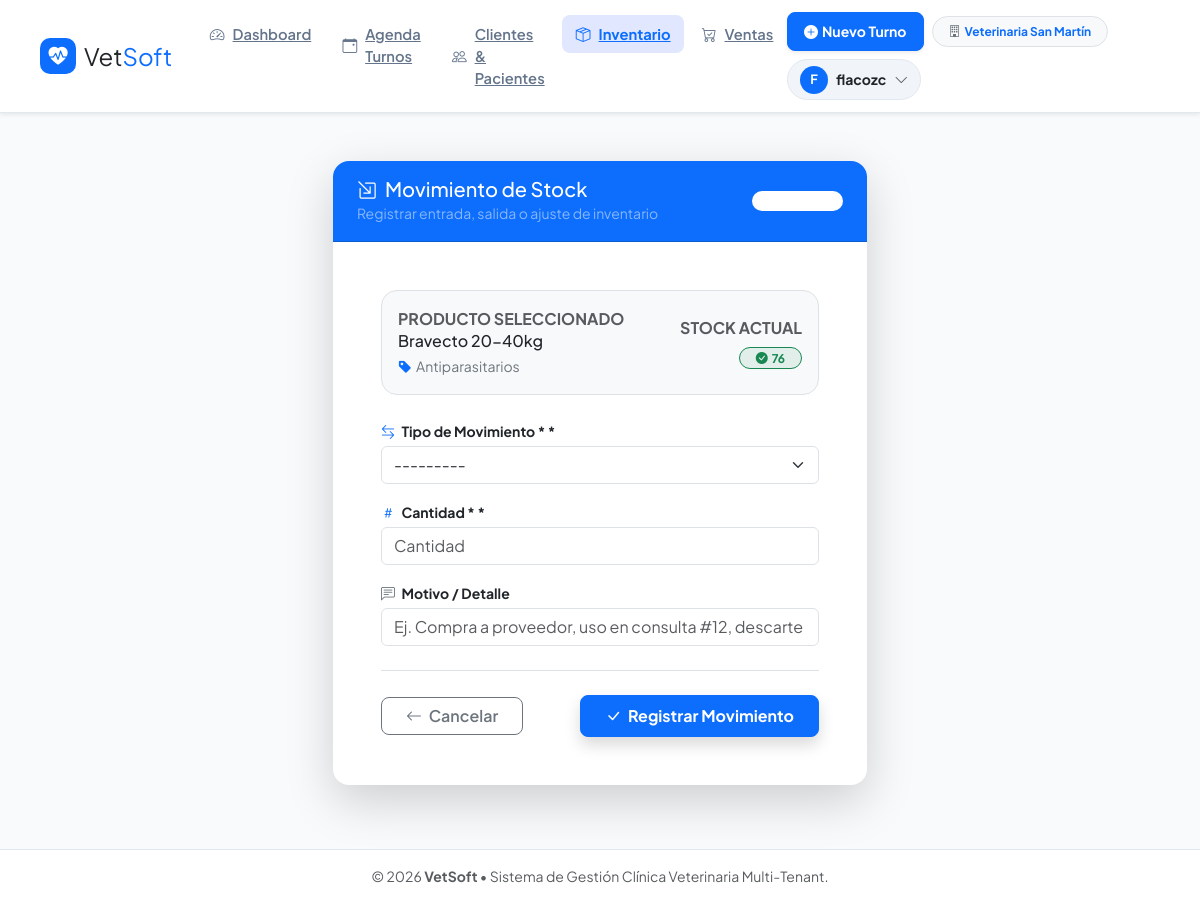
The page /inventario/2/movimiento/ (signed in) on the database its author committed.
### apps/usuarios/models.py (models this page shows, shortened)
class Veterinaria(models.Model):
    nombre = models.CharField(max_length=150, verbose_name="Nombre de la Veterinaria / Clínica")
    cuit_rif = models.CharField(max_length=20, blank=True, null=True, verbose_name="CUIT / ID Fiscal")
    telefono = models.CharField(max_length=30, blank=True, null=True)
    direccion = models.TextField(blank=True, null=True)
    email_contacto = models.EmailField(blank=True, null=True)
    logo = models.ImageField(upload_to='logos_veterinarias/', blank=True, null=True, verbose_name="Logo Institucional")
    creado = models.DateTimeField(auto_now_add=True)
    activo = models.BooleanField(default=True)
    class Meta:
        verbose_name = "Veterinaria"
        verbose_name_plural = "Veterinarias"

### apps/inventario/models.py (models this page shows, shortened)
class Producto(models.Model):
    TIPO_CHOICES = [
        ('MEDICAMENTO', 'Medicamento / Fármaco'),
        ('VACUNA', 'Vacuna'),
        ('ALIMENTO', 'Alimento / Nutrición'),
        ('DESCARTABLE', 'Material Descartable'),
        ('OTRO', 'Otro insumo'),
    ]
    veterinaria = models.ForeignKey(
        Veterinaria,
        on_delete=models.CASCADE,
        related_name='productos',
        verbose_name="Veterinaria"
    )
    nombre = models.CharField(max_length=150, verbose_name="Nombre del Producto")
    categoria = models.ForeignKey(
        Categoria,
        on_delete=models.SET_NULL,
        null=True,
        blank=True,
        related_name='productos',
        verbose_name="Categoría"
    )
    tipo = models.CharField(max_length=20, choices=TIPO_CHOICES, default='MEDICAMENTO', verbose_name="Tipo de Insumo")
    codigo_barras = models.CharField(max_length=50, blank=True, null=True, verbose_name="Código de Barras")
    stock_actual = models.IntegerField(default=0, validators=[MinValueValidator(0)], verbose_name="Stock Actual")
    stock_minimo = models.IntegerField(default=5, validators=[MinValueValidator(0)], verbose_name="Stock Mínimo Alerta")
    precio_costo = models.DecimalField(max_digits=10, decimal_places=2, default=0.00, verbose_name="Precio de Costo")
    precio_venta = models.DecimalField(max_digits=10, decimal_places=2, default=0.00, verbose_name="Precio de Venta")
    fecha_vencimiento = models.DateField(blank=True, null=True, verbose_name="Fecha de Vencimiento")
    creado_el = models.DateTimeField(auto_now_add=True)
    actualizado_el = models.DateTimeField(auto_now=True)
    class Meta:
        verbose_name = "Producto / Insumo"
        verbose_name_plural = "Productos e Insumos"
        ordering = ['nombre']
    @property
    def bajo_stock(self):
        return self.stock_actual <= self.stock_minimo

class Categoria(models.Model):
    veterinaria = models.ForeignKey(
        Veterinaria,
        on_delete=models.CASCADE,
        related_name='categorias_inventario',
        null=True,
        blank=True,
        verbose_name="Veterinaria",
        help_text="Si se deja en blanco, la categoría será global para todas las veterinarias."
    )
    nombre = models.CharField(max_length=100, verbose_name="Nombre de Categoría")
    descripcion = models.TextField(blank=True, null=True, verbose_name="Descripción")
    class Meta:
        verbose_name = "Categoría"
        verbose_name_plural = "Categorías"
        ordering = ['nombre']
        unique_together = [['veterinaria', 'nombre']]

### apps/inventario/views.py (the view)
# urls.py: path('<int:producto_id>/movimiento/', views.registrar_movimiento, name='registrar_movimiento'),
@login_required
def registrar_movimiento(request, producto_id):
    vet = _get_veterinaria(request)
    if request.user.is_superuser and not vet:
        producto = get_object_or_404(Producto, pk=producto_id)
    else:
        producto = get_object_or_404(Producto, pk=producto_id, veterinaria=vet)
    if request.method == 'POST':
        form = MovimientoStockForm(request.POST)
        if form.is_valid():
            movimiento = form.save(commit=False)
            movimiento.producto = producto
            movimiento.save()
            messages.success(request, f"Movimiento de stock registrado para '{producto.nombre}'. Nuevo stock: {producto.stock_actual}.")
            return redirect('inventario:lista_productos')
        else:
            print("\n" + "="*50)
            print("❌ ERRORES DE VALIDACIÓN EN MOVIMIENTOFORM:")
            print(form.errors)
            print("="*50 + "\n")
            messages.error(request, "No se pudo registrar el movimiento. Revisa los campos.")
    else:
        form = MovimientoStockForm()
    return render(request, 'inventario/form_movimiento.html', {
        'form': form,
        'producto': producto
    })

### apps/inventario/forms.py
class MovimientoStockForm(forms.ModelForm):
    class Meta:
        model = MovimientoStock
        fields = ['tipo', 'cantidad', 'motivo']
        widgets = {
            'tipo': forms.Select(attrs={'class': 'form-select'}),
            'cantidad': forms.NumberInput(attrs={'class': 'form-control', 'min': '1', 'placeholder': 'Cantidad'}),
            'motivo': forms.TextInput(attrs={'class': 'form-control', 'placeholder': 'Ej. Compra a proveedor, uso en consulta #12, descarte'}),
        }
    def __init__(self, *args, **kwargs):
        super().__init__(*args, **kwargs)
        self.fields['tipo'].label = "Tipo de Movimiento *"
        self.fields['cantidad'].label = "Cantidad *"
        self.fields['motivo'].label = "Motivo / Detalle"

### apps/inventario/views.py (called while the page is built, shortened)
def _get_veterinaria(request):
    if hasattr(request, 'veterinaria') and request.veterinaria:
        return request.veterinaria

### templates/inventario/form_movimiento.html (shortened to what this page needs)
{% extends 'base.html' %}
{% block content %}
<div class="container py-4">
    <div class="row justify-content-center">
        <div class="col-md-7 col-lg-6">
            <div class="card border-0 shadow-lg rounded-4 overflow-hidden">
                <div class="card-header bg-primary text-white py-3 px-4 d-flex justify-content-between align-items-center">
                    <div>
                        <h4 class="fw-extrabold mb-0 fs-5 d-flex align-items-center gap-2">
                            <i class="bi bi-box-arrow-in-down-right"></i> Movimiento de Stock
                        </h4>
                        <small class="text-white-50">Registrar entrada, salida o ajuste de inventario</small>
                    </div>
                    <span class="badge bg-white bg-opacity-20 text-white small px-3 py-1.5 rounded-pill">Inventario</span>
                </div>
                <div class="card-body p-4 p-md-5">
                    <div class="p-3 bg-light rounded-4 mb-4 border">
                        <div class="d-flex justify-content-between align-items-center">
                            <div>
                                <span class="extra-small text-muted fw-bold text-uppercase tracking-wider d-block">Producto seleccionado</span>
                                <h6 class="fw-extrabold mb-1 text-dark fs-6">{{ producto.nombre }}</h6>
                                <span class="text-secondary small">
                                    <i class="bi bi-tag-fill text-primary me-1"></i>{{ producto.categoria.nombre|default:"Sin Categoría" }}
                                </span>
                            </div>
                            <div class="text-end">
                                <span class="d-block text-muted extra-small fw-bold text-uppercase mb-1">Stock Actual</span>
                                {% if producto.bajo_stock %}
                                    <span class="badge bg-danger bg-opacity-10 text-danger border border-danger border-opacity-20 px-3 py-1.5 rounded-pill fw-bold">
                                        <i class="bi bi-exclamation-triangle-fill me-1"></i>{{ producto.stock_actual }} (Bajo)
                                    </span>
                                {% else %}
                                    <span class="badge bg-success bg-opacity-10 text-success border border-success border-opacity-20 px-3 py-1.5 rounded-pill fw-bold">
                                        <i class="bi bi-check-circle-fill me-1"></i>{{ producto.stock_actual }}
                                    </span>
                                {% endif %}
                            </div>
                        </div>
                    </div>
                    <form method="post" novalidate>
                        <div class="mb-3">
                            <label for="{{ form.tipo.id_for_label }}" class="form-label fw-bold text-dark small mb-1">
                                <i class="bi bi-arrow-left-right text-primary me-1"></i> {{ form.tipo.label }} *
                            </label>
                            {{ form.tipo }}
                        </div>
                        <div class="mb-3">
                            <label for="{{ form.cantidad.id_for_label }}" class="form-label fw-bold text-dark small mb-1">
                                <i class="bi bi-hash text-primary me-1"></i> {{ form.cantidad.label }} *
                            </label>
                            {{ form.cantidad }}
                        </div>
                        <div class="mb-4">
                            <label for="{{ form.motivo.id_for_label }}" class="form-label fw-bold text-dark small mb-1">
                                <i class="bi bi-chat-left-text text-secondary me-1"></i> {{ form.motivo.label }}
                            </label>
                            {{ form.motivo }}
                        </div>
                        <div class="d-flex justify-content-between align-items-center pt-4 border-top mt-4">
                            <a href="{% url 'inventario:lista_productos' %}" class="btn btn-outline-secondary px-4 fw-semibold rounded-3">
                                <i class="bi bi-arrow-left me-1"></i> Cancelar
                            </a>
                            <button type="submit" class="btn btn-primary fw-bold px-4 py-2 rounded-3 shadow">
                                <i class="bi bi-check-lg me-1"></i> Registrar Movimiento
                            </button>
                        </div>
                    </form>
                </div>
            </div>
        </div>
    </div>
</div>
{% endblock %}

### templates/base.html (shortened to what this page needs)
<!DOCTYPE html>
<html lang="es">
<head>
    <link href="https://cdn.jsdelivr.net/npm/bootstrap@5.3.2/dist/css/bootstrap.min.css" rel="stylesheet">
    <link rel="stylesheet" href="https://cdn.jsdelivr.net/npm/bootstrap-icons@1.11.1/font/bootstrap-icons.css">
</head>
<body>
    <nav class="navbar navbar-expand-lg navbar-main sticky-top shadow-sm">
        <div class="container-fluid px-3 px-lg-4">
            <a class="navbar-brand fw-extrabold text-dark d-flex align-items-center gap-2 me-4" href="{% url 'dashboard:index' %}">
                <div class="navbar-brand-logo">
                    <i class="bi bi-heart-pulse-fill"></i>
                </div>
                <span class="fs-4">Vet<span class="text-primary">Soft</span></span>
            </a>
            <div class="collapse navbar-collapse" id="navbarNav">
                <ul class="navbar-nav me-auto mb-2 mb-lg-0 gap-1">
                    <li class="nav-item">
                        <a class="nav-link-custom {% if request.resolver_match.app_name == 'dashboard' %}active{% endif %}" href="{% url 'dashboard:index' %}">
                            <i class="bi bi-speedometer2"></i> Dashboard
                        </a>
                    </li>
                    <li class="nav-item">
                        <a class="nav-link-custom {% if request.resolver_match.app_name == 'turnos' %}active{% endif %}" href="{% url 'turnos:agenda_diaria' %}">
                            <i class="bi bi-calendar-event"></i> Agenda Turnos
                        </a>
                    </li>
                    <li class="nav-item">
                        <a class="nav-link-custom {% if request.resolver_match.app_name == 'clientes' or request.resolver_match.app_name == 'historia_clinica' %}active{% endif %}" href="{% url 'clientes:lista_clientes' %}">
                            <i class="bi bi-people"></i> Clientes & Pacientes
                        </a>
                    </li>
                    <li class="nav-item">
                        <a class="nav-link-custom {% if request.resolver_match.app_name == 'inventario' %}active{% endif %}" href="{% url 'inventario:lista_productos' %}">
                            <i class="bi bi-box-seam"></i> Inventario
                        </a>
                    </li>
                    <li class="nav-item">
                        <a class="nav-link-custom {% if request.resolver_match.app_name == 'ventas' %}active{% endif %}" href="{% url 'ventas:lista_ventas' %}">
                            <i class="bi bi-cart-check"></i> Ventas
                        </a>
                    </li>
                </ul>
                <div class="d-flex align-items-center gap-2 flex-wrap">
                    <a href="{% url 'turnos:nuevo_turno' %}" class="btn btn-primary btn-sm fw-bold px-3 py-2 rounded-3 shadow-sm d-inline-flex align-items-center gap-1">
                        <i class="bi bi-plus-circle-fill"></i> Nuevo Turno
                    </a>
                    {% if user.is_authenticated %}
                        <span class="badge bg-light text-primary border px-3 py-2 rounded-pill small fw-bold d-inline-flex align-items-center gap-1">
                            <i class="bi bi-building text-secondary"></i>
                            {% if request.veterinaria %}
                                {{ request.veterinaria.nombre }}
                            {% elif user.perfil and user.perfil.veterinaria %}
                                {{ user.perfil.veterinaria.nombre }}
                            {% else %}
                                Súper Admin
                            {% endif %}
                        </span>
                        <div class="dropdown">
                            <button class="btn user-dropdown-btn d-flex align-items-center gap-2" type="button" id="userMenu" data-bs-toggle="dropdown" aria-expanded="false">
                                <div class="avatar-circle">
                                    {{ user.username|slice:":1"|upper }}
                                </div>
                                <span class="fw-bold small text-dark d-none d-md-inline">{{ user.username }}</span>
                                <i class="bi bi-chevron-down small text-muted"></i>
                            </button>
                        </div>
                    {% endif %}
                </div>
            </div>
        </div>
    </nav>
    <div class="container main-container">
        {% block content %}
        {% endblock %}
    </div>
    <footer class="footer mt-auto py-3 text-center text-muted small">
        <div class="container">
            <span>&copy; {% now "Y" %} <strong>VetSoft</strong> &bull; Sistema de Gestión Clínica Veterinaria Multi-Tenant.</span>
        </div>
    </footer>
</body>
</html>

### templates/base.html (style rules this page uses)
:root { --vs-primary: #0d6efd; --vs-primary-dark: #0a58ca; --vs-dark: #0f172a; --vs-light-bg: #f8fafc; --vs-border: #e2e8f0; }
body { font-family: 'Plus Jakarta Sans', sans-serif; background-color: var(--vs-light-bg); color: #334155; display: flex; flex-direction: column; min-height: 100vh; }
.navbar-main { background-color: #ffffff; border-bottom: 1px solid var(--vs-border); padding: 0.75rem 1rem; }
.navbar-brand-logo { background-color: var(--vs-primary); color: #ffffff; width: 36px; height: 36px; border-radius: 10px; display: inline-flex; align-items: center; justify-content: center; font-size: 1.2rem; }
.nav-link-custom { color: #64748b; font-weight: 600; font-size: 0.92rem; padding: 0.5rem 0.85rem !important; border-radius: 8px; transition: all 0.2s ease; display: flex; align-items: center; gap: 0.5rem; }
.nav-link-custom.active { color: var(--vs-primary) !important; background-color: #e0e7ff; font-weight: 700; }
.main-container { flex: 1; padding-top: 1.5rem; padding-bottom: 2.5rem; }
.user-dropdown-btn { background-color: #f1f5f9; border: 1px solid var(--vs-border); padding: 0.35rem 0.75rem; border-radius: 50px; transition: all 0.2s ease; }
.avatar-circle { width: 28px; height: 28px; background-color: var(--vs-primary); color: #ffffff; border-radius: 50%; display: inline-flex; align-items: center; justify-content: center; font-size: 0.8rem; font-weight: 700; }
.card { border-radius: 16px; }
.footer { background-color: #ffffff; border-top: 1px solid var(--vs-border); }

### rows shown on the page
Veterinaria: veterinaria.nombre "Veterinaria San Martín"
Producto: nombre "Bravecto 20-40kg", categoria.nombre "Antiparasitarios", stock_actual "76"

### other values the page prints
{{ user.username|slice:":1"|upper }} "F"
{{ user.username }} "flacozc"
